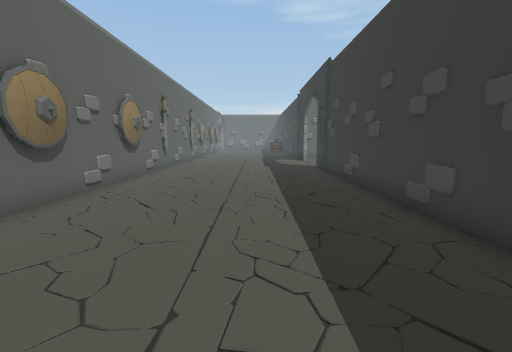
View 1 (above)

14 first-person views from a walk through a Unity game level. The camera is 1.4 m above the floor, tilts 8° down and sees 90° across. Doors are open. The floor is counted in squares, 1 m on a side. Each view is taken from the middle of a square. On the plan, view 1 faces up. The plan holds only what a view shows up to about 13 squares ahead; the rest is blank. The place goes on beyond the plan.

View 2
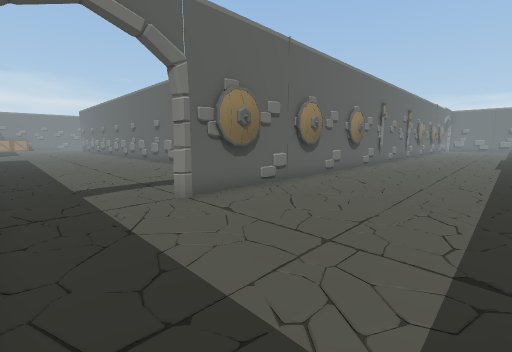

View 3
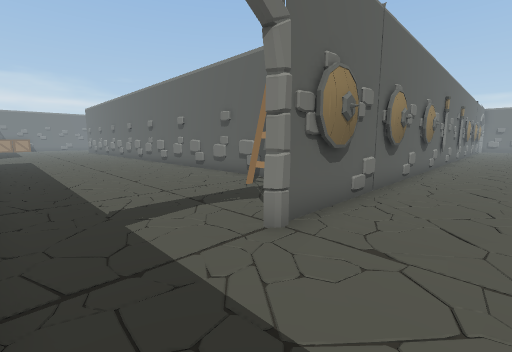

View 4
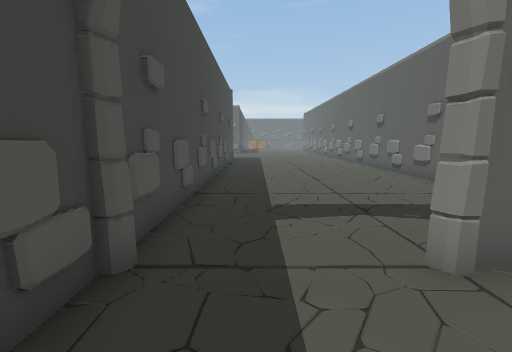

View 5
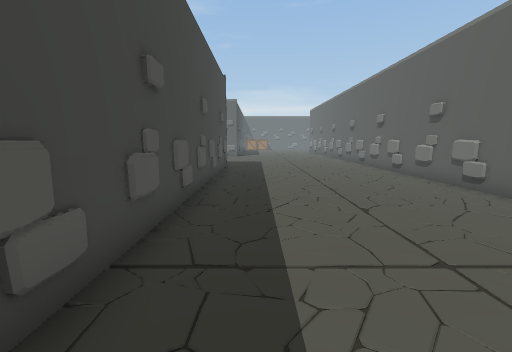

View 6
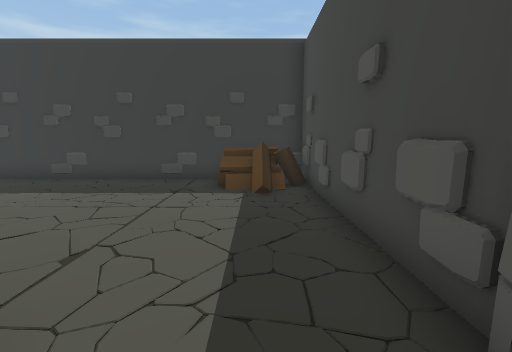

View 7
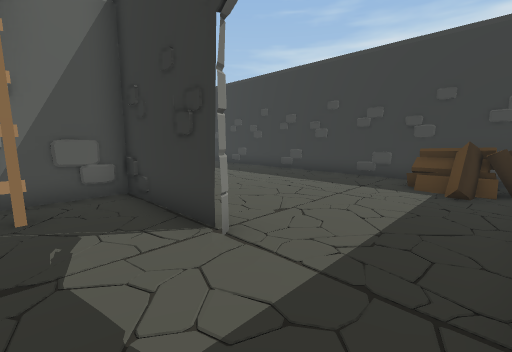

View 8
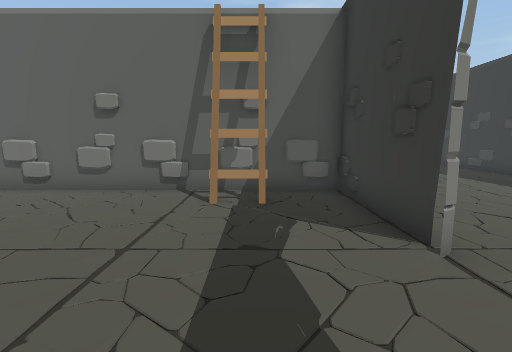

View 9
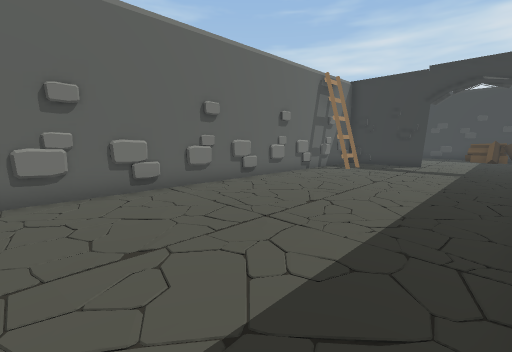

View 10
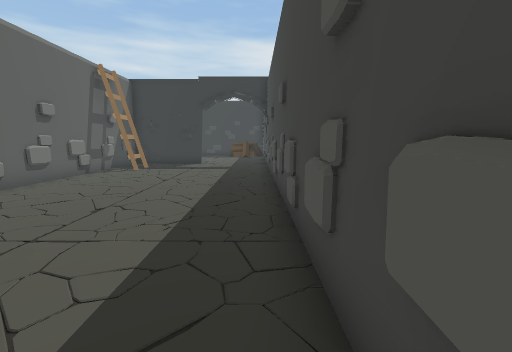

View 11
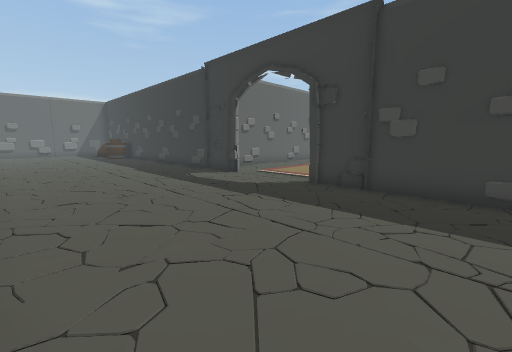

View 12
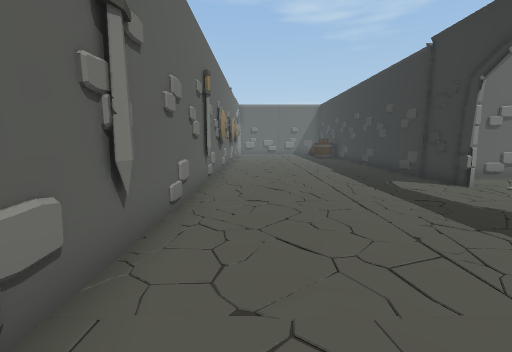

View 13
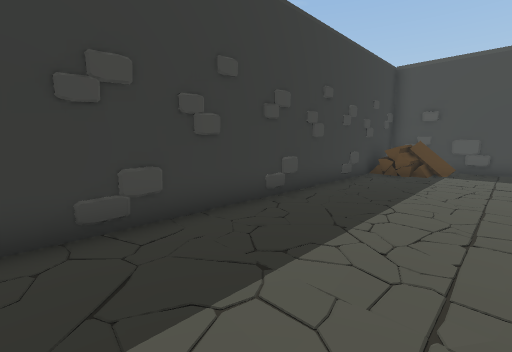

View 14
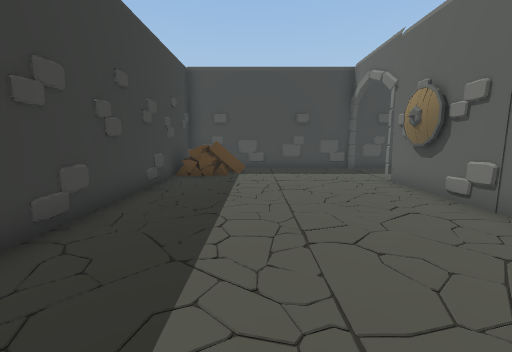

### Floor plan
Points are (right, up) in squares from view 1. A wall is a line through its corners. A room is listed if a view was taken in it or the views show most of it. See-through windows are left out.
Room 1 (views 1, 2, 3, 4, 11, 12, 13, 14)
walls: (-4.5, 9.7) (-4.5, 9.2); (-4.4, 9.3) (-4.5, 8.7); (-4.5, 6.1) (-4.3, 5.5) (-4.5, 4.6); (-4.5, 5.7) (-4.5, 5.2); (3.3, 17.5) (3.3, 23.2); (-4.5, 2.6) (-4.3, 1.9) (-4.5, 0.9); (-4.5, 2.1) (-4.5, 1.6); (-4.6, 21.3) (-4.6, 0); (-4.6, 21.9) (-4.6, 21.4); (0.6, -2.3) (2, -1.8); (1.8, -2.4) (1.5, -2.2); (1.7, -3.3) (1.4, -2.2); (1.9, -3.3) (1.6, -2.8); (-2.4, -3.6) (-1.9, -3.6); (-3.9, -3.6) (-3.2, -3.6); (-4.6, -3.7) (3.3, -3.7) (3.3, 13.9); (-5.2, -3.6) (-4.9, -4)
low walls: (3.2, 8.1) (3.1, 8.8); (1, -1.9) (1.4, -2) (1.3, -1.5); (0.6, -2.2) (1.5, -1.8); (1.5, -2.2) (2, -2); (1.5, -2.4) (1, -2.1); (1.2, -2.5) (0.7, -2.3); (2, -2.6) (0.6, -2.3); (-4.4, -3.7) (-3.6, -3.5)
ways out: open door at (-5, -1.5) to room 2; open door at (3, 15.5)
Room 2 (views 5, 6, 7, 8, 9, 10)
walls: (-13.4, 4.1) (-14, 4.1); (-12.8, 4.2) (-13.2, 3.9); (-11.2, 4.1) (-12, 4.2); (-10, -3.5) (-9.2, -3.6); (-11, 4.2) (-11.4, 4.1); (-9.4, 4) (-10.1, 4.1); (-8, 2.6) (-8, 3.2); (-17.2, 4.1) (-17.9, 4.2); (-7.9, -3.5) (-7.1, -3.6); (-18.1, -3.6) (-17.6, -3.6); (-6.6, 2.9) (-8.1, 2.9); (-6.6, 3.2) (-7.9, 3.2) (-7.9, 2.6); (-18.8, 4.2) (-19.2, 4.1); (-19.2, 4) (-19.8, 4.1); (-19.6, -3.7) (-4.9, -3.7); (-6, -3.5) (-5.2, -3.6); (-4.6, 0.1) (-4.6, 4.2) (-20.1, 4.2); (-5.4, 4) (-6.1, 4.1)
low walls: (-12.8, 4.2) (-13.4, 4.1); (-8.3, -3.6) (-7.7, -3.6)
ways out: open door at (-5, -1.5) to room 1

Where each view was taken, in squares from view 1:
view 1: 0 up, 0 right, facing up
view 2: 3 down, 1 right, facing up-left
view 3: 3 down, 2 left, facing up-left
view 4: 2 down, 2 left, facing left
view 5: 2 down, 6 left, facing left
view 6: 2 down, 6 left, facing right
view 7: 3 down, 7 left, facing up-right
view 8: 3 down, 7 left, facing up
view 9: 3 down, 20 left, facing up-right
view 10: 3 down, 20 left, facing right
view 11: 9 up, 4 left, facing up-right
view 12: 10 up, 3 left, facing up
view 13: 10 up, 1 left, facing down-right
view 14: 9 up, 0 right, facing down
